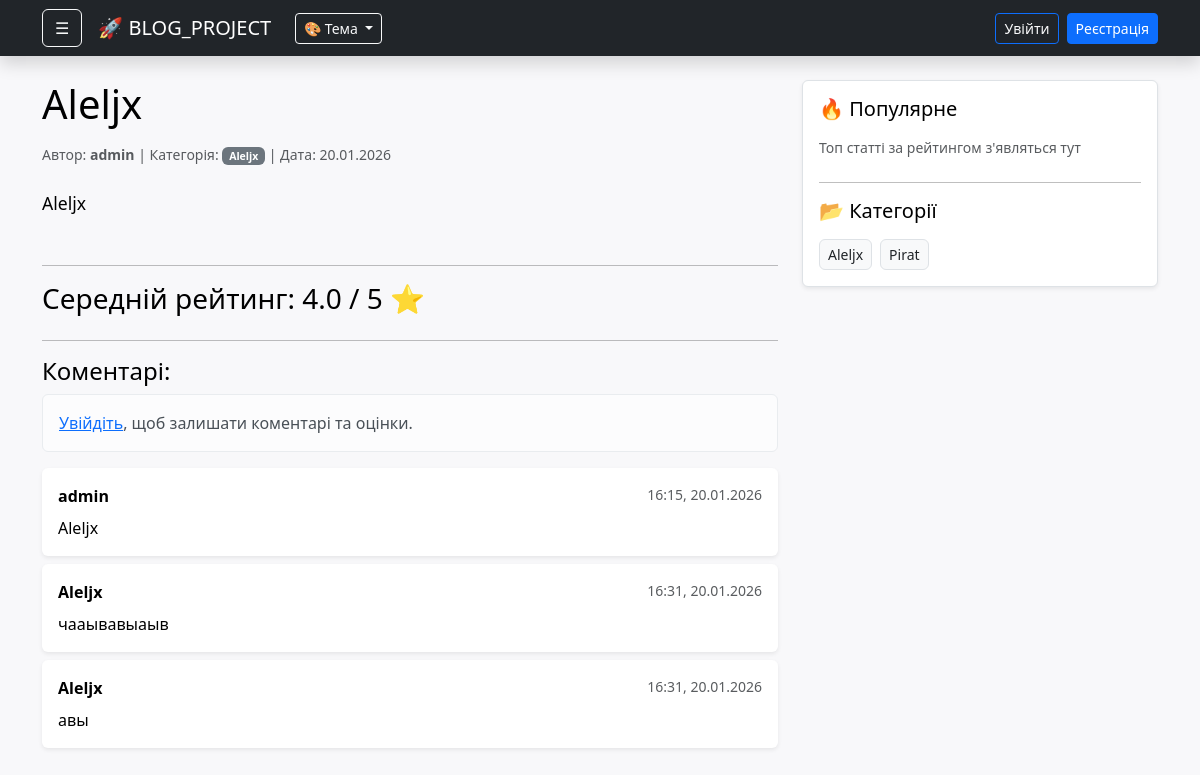
Page /article/3/ on the committed database.
### main/models.py (models this page shows, shortened)
class Article(models.Model):
    STATUS_CHOICES = [
        ('draft', 'Чернетка'),
        ('published', 'Опублікована'),
    ]
    author = models.ForeignKey(User, on_delete=models.CASCADE, verbose_name="Автор")
    category = models.ForeignKey(Category, on_delete=models.SET_NULL, null=True, verbose_name="Категорія")
    tags = models.ManyToManyField(Tag, blank=True, verbose_name="Теги")
    title = models.CharField(max_length=200, verbose_name="Заголовок")
    text = models.TextField(verbose_name="Текст статті")
    image = models.ImageField(upload_to='articles/', blank=True, null=True, verbose_name="Головне фото")
    video = models.FileField(upload_to='videos/', blank=True, null=True, verbose_name="Відео (необов'язково)")
    created_at = models.DateTimeField(auto_now_add=True, verbose_name="Дата створення")
    updated_at = models.DateTimeField(auto_now=True, verbose_name="Дата оновлення")
    status = models.CharField(max_length=10, choices=STATUS_CHOICES, default='draft', verbose_name="Статус")
    class Meta:
        verbose_name = "Стаття"
        verbose_name_plural = "Статті"
        ordering = ['-created_at'] #Створення: нові зверху

class Category(models.Model):
    name = models.CharField(max_length=100, verbose_name="Назва категорії")
    image = models.ImageField(upload_to='categories/', null=True, blank=True, verbose_name="Зображення")
    class Meta:
        verbose_name = "Категорія"
        verbose_name_plural = "Категорії"

class Comment(models.Model):
    article = models.ForeignKey(Article, on_delete=models.CASCADE, related_name='comments', verbose_name="Стаття")
    author = models.ForeignKey(User, on_delete=models.CASCADE, verbose_name="Автор коментаря")
    text = models.TextField(verbose_name="Текст")
    created_at = models.DateTimeField(auto_now_add=True, verbose_name="Дата")
    class Meta:
        verbose_name = "Коментар"
        verbose_name_plural = "Коментарі"

### main/views.py (the view, shortened to what this page needs)
# urls.py: path('article/<int:pk>/', views.article_detail, name='article_detail'),
def article_detail(request, pk):
    article = get_object_or_404(Article, pk=pk)
    comments = article.comments.all()
    grades = article.grades.all()
    avg_rating = sum([g.stars for g in grades]) / grades.count() if grades.exists() else 0
    comment_form = CommentForm()
    grade_form = GradeForm()
    return render(request, 'main/article_detail.html', {
        'article': article,
        'comments': comments,
        'comment_form': comment_form,
        'grade_form': grade_form,
        'avg_rating': round(avg_rating, 1)
    })

### main/context_processors.py (called while the page is built)
def categories_processor(request):
    return {
        'categories': Category.objects.all()
    }

### templates/main/article_detail.html (shortened to what this page needs)
{% extends 'main/base.html' %}
{% block content %}
    <div class="d-flex justify-content-between align-items-start mb-3">
    <h1 class="mb-0">{{ article.title }}</h1>
</div>
    <p class="text-muted small mb-4">
        Автор: <strong>{{ article.author.username }}</strong> |
        Категорія: <span class="badge bg-secondary">{{ article.category.name }}</span> |
        Дата: {{ article.created_at|date:"d.m.Y" }}
    </p>
    <div class="article-text mb-5" style="font-size: 1.1rem; line-height: 1.6;">
        {{ article.text|linebreaks }}
    </div>
    <hr>
    <div class="rating-section mb-4">
        <h3>Середній рейтинг:
            {% if avg_rating %}
                {{ avg_rating|stringformat:".1f" }} / 5 ⭐
            {% else %}
                0 / 5 ⭐
            {% endif %}
        </h3>
    </div>
    <hr>
    <div class="comments-section">
        <h4>Коментарі:</h4>
        {% if user.is_authenticated %}
            <form method="POST" class="mb-4">
                {% csrf_token %}
                <div class="mb-2">
                    {{ comment_form.text }}
                </div>
                <button type="submit" name="submit_comment" class="btn btn-primary">Додати коментар</button>
            </form>
        {% else %}
            <p class="alert alert-light"><a href="{% url 'login' %}">Увійдіть</a>, щоб залишати коментарі та оцінки.</p>
        {% endif %}
        {% for comment in comments %}
            <div class="card mb-2 shadow-sm border-0 bg-light">
                <div class="card-body p-3">
                    <div class="d-flex justify-content-between">
                        <strong>{{ comment.author.username }}</strong>
                        <small class="text-muted">{{ comment.created_at|date:"H:i, d.m.Y" }}</small>
                    </div>
                    <p class="mb-0 mt-2">{{ comment.text }}</p>
                </div>
            </div>
        {% empty %}
            <p class="text-muted">Коментарів ще немає. Будьте першим!</p>
        {% endfor %}
    </div>
{% endblock %}

### templates/main/base.html (shortened to what this page needs)
<!DOCTYPE html>
<html lang="uk">
<head>
    <link href="https://cdn.jsdelivr.net/npm/bootstrap@5.3.0/dist/css/bootstrap.min.css" rel="stylesheet">
</head>
<body>
    <nav class="navbar navbar-expand-lg navbar-dark bg-dark mb-4 shadow">
        <div class="container">
            <div class="d-flex align-items-center">
                <button class="btn btn-outline-light me-3" type="button" data-bs-toggle="offcanvas" data-bs-target="#sidebarMenu">
                    ☰
                </button>
                <a class="navbar-brand" href="{% url 'index' %}">🚀 BLOG_PROJECT</a>
                <div class="dropdown ms-2">
                    <button class="btn btn-outline-light btn-sm dropdown-toggle" type="button" data-bs-toggle="dropdown">
                        🎨 Тема
                    </button>
                </div>
            </div>
            <div class="navbar-nav ms-auto align-items-center gap-2">
                {% if user.is_authenticated %}
                    <span class="nav-link text-light me-1 small">👋 {{ user.username }}</span>
                    {% if user.is_staff %}
                        <a class="btn btn-outline-secondary btn-sm text-light" href="/admin/">Адмінка</a>
                    {% endif %}
                    <form action="{% url 'logout' %}" method="post" class="d-inline">
                        {% csrf_token %}
                        <button type="submit" class="btn btn-danger btn-sm">Вийти</button>
                    </form>
                {% else %}
                    <a class="btn btn-outline-primary btn-sm text-light" href="{% url 'login' %}">Увійти</a>
                    <a class="btn btn-primary btn-sm text-white" href="{% url 'register' %}">Реєстрація</a>
                {% endif %}
            </div>
        </div>
    </nav>
    <div class="container">
        <div class="row">
            <div class="col-md-8">
                {% block content %}{% endblock %}
            </div>
            <div class="col-md-4 d-none d-md-block">
                <div class="sidebar shadow-sm border p-3 rounded">
                    <h5 class="mb-3">🔥 Популярне</h5>
                    <p class="small text-muted mb-4">Топ статті за рейтингом з'являться тут</p>
                    <hr>
                    <div class="d-flex justify-content-between align-items-center mb-3">
                        <h5 class="mb-0">📂 Категорії</h5>
                    </div>
                    <div class="d-flex flex-wrap gap-2">
                        {% for cat in categories %}
                            <div class="d-flex align-items-center bg-light border rounded px-2 py-1">
                                <a href="?category={{ cat.id }}" class="text-dark text-decoration-none small">
                                    {{ cat.name }}
                                </a>
                            </div>
                        {% endfor %}
                    </div>
                </div>
            </div>
        </div>
    </div>
</body>
</html>

### templates/main/base.html (style rules this page uses)
:root { --bg-color: #f8f8fa; --card-bg: #ffffff; --text-color: #000000; --accent-color: #0d6efd; --nav-bg: #212529; }
body { background-color: var(--bg-color); color: var(--text-color); transition: 0.3s; min-height: 100vh; }
.sidebar, .card, .offcanvas, .list-group-item { background-color: var(--card-bg) !important; color: var(--text-color) !important; }

### rows in the picture
Article: title "Aleljx", author.username "admin", category.name "Aleljx", created_at "20.01.2026", text "Aleljx"
Comment: author.username "admin", created_at "16:15, 20.01.2026", text "Aleljx"
Comment: author.username "Aleljx", created_at "16:31, 20.01.2026", text "чааывавыаыв"
Comment: author.username "Aleljx", created_at "16:31, 20.01.2026", text "авы"
Category: name "Aleljx"
Category: name "Pirat"

### other values in the picture
{{ avg_rating|stringformat:".1f" }} "4.0"
